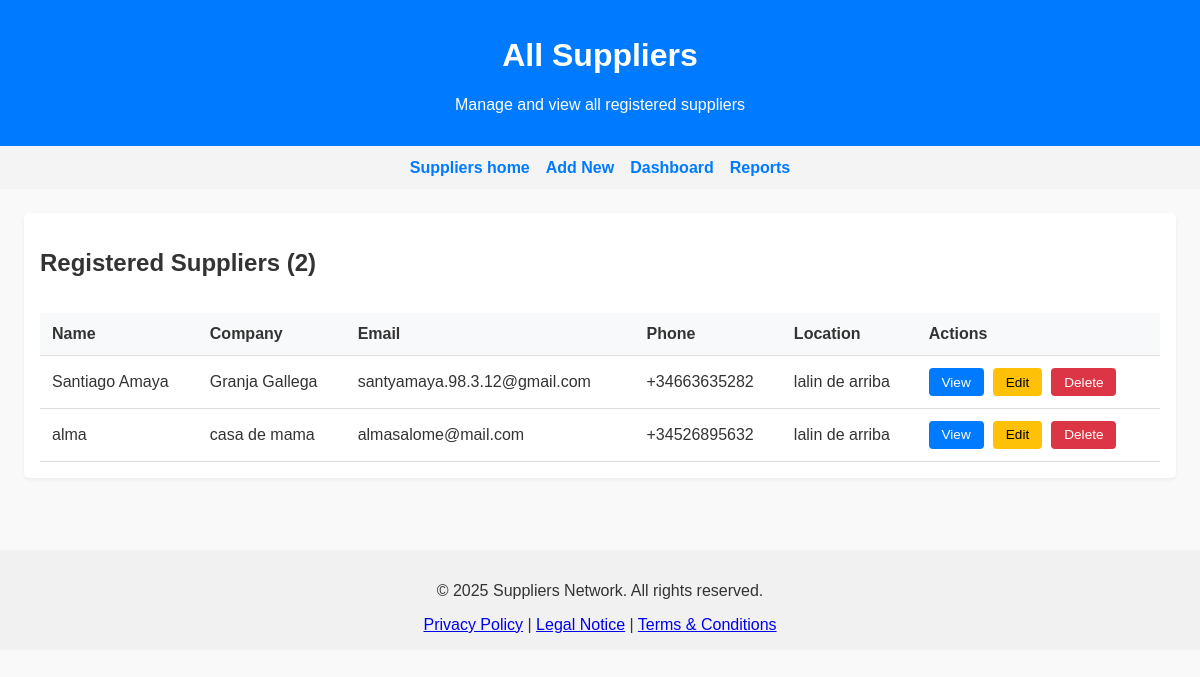
/suppliers/list/, run on an earlier commit of the app's database.
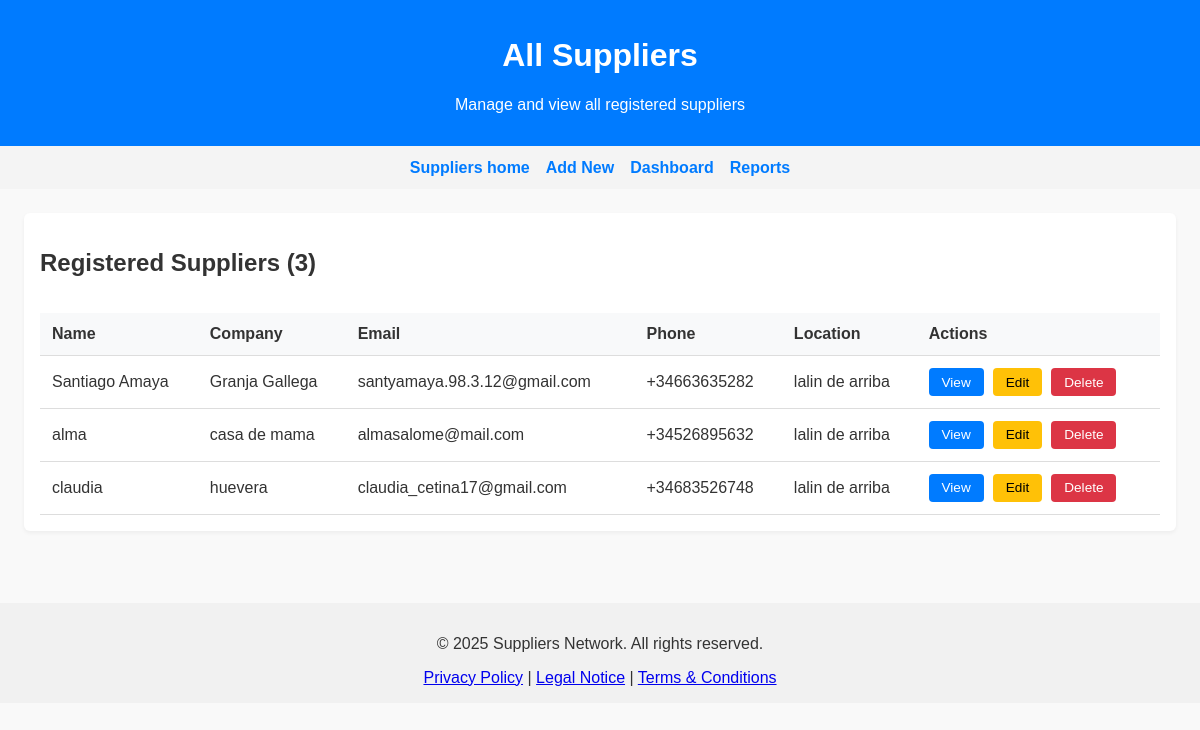
And on a later commit of the database.
### Suppliers/models.py (models this page shows, shortened)
class SuppliersModel(models.Model):
    id = models.UUIDField(primary_key=True, default=uuid.uuid4, editable=False)
    full_name = models.CharField(max_length=150)
    company_name = models.CharField(max_length=200, blank=True, null=True)
    email = models.EmailField(unique=True)
    phone = models.CharField(max_length=15)  # Will validate in form
    address = models.CharField(max_length=255)
    zip_code = ESPostalCodeField()
    province = models.CharField(max_length=90)
    location = models.CharField(max_length=150, blank=True, null=True)
    tax_id = ESIdentityCardNumberField(blank=True, null=True)
    production_activity = models.CharField(max_length=200, help_text="Type of farming or production activity")
    approved = models.BooleanField(default=False)  # ✅ Admin must approve
    date_joined = models.DateTimeField(auto_now_add=True)
    user = models.OneToOneField(User, on_delete=models.SET_NULL, null=True, blank=True)
    class Meta:
        verbose_name = "Supplier"
        verbose_name_plural = "Suppliers"
        ordering = ['full_name']

### Suppliers/views.py (the view)
# urls.py: path('list/', views.Suppliers_List, name='supplier_list'),
def Suppliers_List(request):
    suppliers = SuppliersModel.objects.all()
    return render(request, "Suppliers/supplier_list.html", {'suppliers': suppliers})

### Suppliers/templates/Suppliers/supplier_list.html (shortened to what this page needs)
{% load static %}
<!DOCTYPE html>
<html lang="en">
<head>
  <link rel="stylesheet" href="{% static 'Suppliers/css/suppliers_list.css' %}">
</head>
<body>
  <header>
    <h1>All Suppliers</h1>
    <p>Manage and view all registered suppliers</p>
  </header>
  <nav>
    <a href="{% url 'suppliers' %}">Suppliers home</a>
    <a href="{% url 'supplier_create' %}">Add New</a>
    <a href="#">Dashboard</a>
    <a href="#">Reports</a>
  </nav>
  <div class="container">
    <div class="info-box">
      <div class="header-actions">
        <h2>Registered Suppliers ({{ suppliers.count }})</h2>
      </div>
      {% if suppliers %}
        <div class="table-container">
          <table class="suppliers-table">
            <thead>
              <tr>
                <th>Name</th>
                <th>Company</th>
                <th>Email</th>
                <th>Phone</th>
                <th>Location</th>
                <th>Actions</th>
              </tr>
            </thead>
            <tbody>
              {% for supplier in suppliers %}
              <tr>
                <td>{{ supplier.full_name }}</td>
                <td>{{ supplier.company_name|default:"-" }}</td>
                <td>{{ supplier.email }}</td>
                <td>{{ supplier.phone|default:"-" }}</td>
                <td>{{ supplier.location|default:"-" }}</td>
                <td class="actions">
                  <a href="{% url 'supplier_detail' supplier.pk %}" class="btn btn-view">View</a>
                  <a href="{% url 'supplier_edit' supplier.pk %}" class="btn btn-edit">Edit</a>
                  <a href="{% url 'supplier_delete' supplier.pk %}" class="btn btn-delete">Delete</a>
                </td>
              </tr>
              {% endfor %}
            </tbody>
          </table>
        </div>
      {% else %}
        <div class="no-suppliers">
          <h3>No suppliers registered yet</h3>
          <p>Start by adding your first supplier to the network.</p>
          <a href="{% url 'supplier_create' %}" class="btn btn-primary">Add First Supplier</a>
        </div>
      {% endif %}
    </div>
  </div>
  <footer>
    <p>&copy; 2025 Suppliers Network. All rights reserved.</p>
    <a href="#">Privacy Policy</a> |
    <a href="#">Legal Notice</a> |
    <a href="#">Terms & Conditions</a>
  </footer>
</body>
</html>

### Suppliers/static/Suppliers/css/suppliers_list.css (style rules this page uses)
body { font-family: Arial, sans-serif; margin: 0; background: #f9f9f9; color: #333; }
header { background: #007bff; color: white; padding: 1rem; text-align: center; }
nav { background: #f4f4f4; padding: 0.8rem; display: flex; gap: 1rem; justify-content: center; }
nav a { text-decoration: none; color: #007bff; font-weight: bold; }
.container { padding: 1.5rem; }
.info-box { background: #fff; padding: 1rem; border-radius: 6px; box-shadow: 0 2px 4px rgba(0,0,0,0.05); margin-bottom: 1rem; }
.header-actions { display: flex; justify-content: space-between; align-items: center; }
.table-container { overflow-x: auto; }
.suppliers-table { width: 100%; border-collapse: collapse; margin-top: 1rem; }
.suppliers-table th, .suppliers-table td { padding: 12px; border-bottom: 1px solid #ddd; text-align: left; }
.suppliers-table th { background: #f8f9fa; font-weight: bold; }
.actions { text-align: center; }
.btn { padding: 0.4rem 0.8rem; border-radius: 4px; text-decoration: none; font-size: 0.85rem; margin-right: 5px; display: inline-block; }
.btn-view { background: #007bff; color: white; }
.btn-edit { background: #ffc107; color: black; }
.btn-delete { background: #dc3545; color: white; }
footer { text-align: center; background: #f1f1f1; padding: 1rem; margin-top: 2rem; }

What changed in the data, as far as the page shows it:
added SuppliersModel: full_name "claudia", company_name "huevera", email "claudia_cetina17@gmail.com", phone "+34683526748", location "lalin de arriba"
Also different on the page:
{{ suppliers.count }}: "2" → "3"
